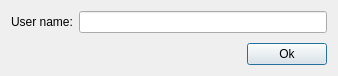
<?xml version="1.0" encoding="UTF-8"?>
<ui version="4.0">
 <class>AddUserDialogClass</class>
 <widget class="QDialog" name="AddUserDialogClass">
  <property name="windowModality">
   <enum>Qt::ApplicationModal</enum>
  </property>
  <property name="geometry">
   <rect>
    <x>0</x>
    <y>0</y>
    <width>338</width>
    <height>76</height>
   </rect>
  </property>
  <property name="windowTitle">
   <string>New user</string>
  </property>
  <property name="inputMethodHints">
   <set>Qt::ImhNone</set>
  </property>
  <property name="modal">
   <bool>true</bool>
  </property>
  <layout class="QVBoxLayout" name="verticalLayout">
   <item>
    <layout class="QFormLayout" name="formLayout">
     <item row="0" column="0">
      <widget class="QLabel" name="label">
       <property name="sizePolicy">
        <sizepolicy hsizetype="Maximum" vsizetype="Minimum">
         <horstretch>0</horstretch>
         <verstretch>0</verstretch>
        </sizepolicy>
       </property>
       <property name="text">
        <string>User name:</string>
       </property>
      </widget>
     </item>
     <item row="0" column="1">
      <widget class="QLineEdit" name="UserNameEdit">
       <property name="sizePolicy">
        <sizepolicy hsizetype="Expanding" vsizetype="Maximum">
         <horstretch>0</horstretch>
         <verstretch>0</verstretch>
        </sizepolicy>
       </property>
      </widget>
     </item>
    </layout>
   </item>
   <item>
    <layout class="QHBoxLayout" name="horizontalLayout">
     <item>
      <spacer name="horizontalSpacer">
       <property name="orientation">
        <enum>Qt::Horizontal</enum>
       </property>
       <property name="sizeHint" stdset="0">
        <size>
         <width>40</width>
         <height>20</height>
        </size>
       </property>
      </spacer>
     </item>
     <item>
      <widget class="QPushButton" name="OkBtn">
       <property name="sizePolicy">
        <sizepolicy hsizetype="Minimum" vsizetype="Maximum">
         <horstretch>0</horstretch>
         <verstretch>0</verstretch>
        </sizepolicy>
       </property>
       <property name="text">
        <string>Ok</string>
       </property>
       <property name="autoDefault">
        <bool>false</bool>
       </property>
       <property name="default">
        <bool>true</bool>
       </property>
      </widget>
     </item>
    </layout>
   </item>
  </layout>
 </widget>
 <layoutdefault spacing="6" margin="11"/>
 <resources/>
 <connections/>
</ui>
